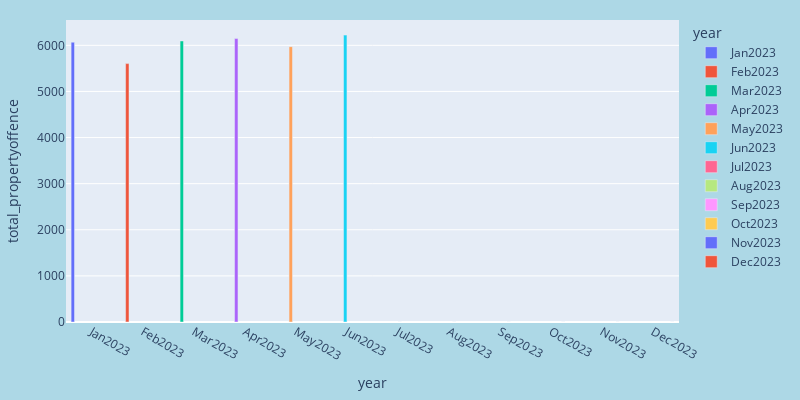

The code cell stored with this chart in its notebook:
### Code cell
fig = px.bar(sumoffences_month2023, x="year", y="total_propertyoffence", color="year", barmode = "group", width=800, height=400)
fig.update_layout(
    margin=dict(l=20, r=20, t=20, b=20),
    paper_bgcolor="LightBlue",
)
fig.show()

### Figure 1 — Plotly figure (JSON) as saved in the notebook; plotly's stock layout.template omitted (floating-point values rounded to 4 significant figures)
{"data": [{"alignmentgroup": "True", "hovertemplate": "year=%{x}<br>total_propertyoffence=%{y}<extra></extra>", "legendgroup": "Jan2023", "marker": {"color": "#636efa", "pattern": {"shape": ""}}, "name": "Jan2023", "offsetgroup": "Jan2023", "orientation": "v", "showlegend": true, "textposition": "auto", "type": "bar", "x": ["Jan2023"], "xaxis": "x", "y": [6068], "yaxis": "y"}, {"alignmentgroup": "True", "hovertemplate": "year=%{x}<br>total_propertyoffence=%{y}<extra></extra>", "legendgroup": "Feb2023", "marker": {"color": "#EF553B", "pattern": {"shape": ""}}, "name": "Feb2023", "offsetgroup": "Feb2023", "orientation": "v", "showlegend": true, "textposition": "auto", "type": "bar", "x": ["Feb2023"], "xaxis": "x", "y": [5604], "yaxis": "y"}, {"alignmentgroup": "True", "hovertemplate": "year=%{x}<br>total_propertyoffence=%{y}<extra></extra>", "legendgroup": "Mar2023", "marker": {"color": "#00cc96", "pattern": {"shape": ""}}, "name": "Mar2023", "offsetgroup": "Mar2023", "orientation": "v", "showlegend": true, "textposition": "auto", "type": "bar", "x": ["Mar2023"], "xaxis": "x", "y": [6095], "yaxis": "y"}, {"alignmentgroup": "True", "hovertemplate": "year=%{x}<br>total_propertyoffence=%{y}<extra></extra>", "legendgroup": "Apr2023", "marker": {"color": "#ab63fa", "pattern": {"shape": ""}}, "name": "Apr2023", "offsetgroup": "Apr2023", "orientation": "v", "showlegend": true, "textposition": "auto", "type": "bar", "x": ["Apr2023"], "xaxis": "x", "y": [6147], "yaxis": "y"}, {"alignmentgroup": "True", "hovertemplate": "year=%{x}<br>total_propertyoffence=%{y}<extra></extra>", "legendgroup": "May2023", "marker": {"color": "#FFA15A", "pattern": {"shape": ""}}, "name": "May2023", "offsetgroup": "May2023", "orientation": "v", "showlegend": true, "textposition": "auto", "type": "bar", "x": ["May2023"], "xaxis": "x", "y": [5972], "yaxis": "y"}, {"alignmentgroup": "True", "hovertemplate": "year=%{x}<br>total_propertyoffence=%{y}<extra></extra>", "legendgroup": "Jun2023", "marker": {"color": "#19d3f3", "pattern": {"shape": ""}}, "name": "Jun2023", "offsetgroup": "Jun2023", "orientation": "v", "showlegend": true, "textposition": "auto", "type": "bar", "x": ["Jun2023"], "xaxis": "x", "y": [6222], "yaxis": "y"}, {"alignmentgroup": "True", "hovertemplate": "year=%{x}<br>total_propertyoffence=%{y}<extra></extra>", "legendgroup": "Jul2023", "marker": {"color": "#FF6692", "pattern": {"shape": ""}}, "name": "Jul2023", "offsetgroup": "Jul2023", "orientation": "v", "showlegend": true, "textposition": "auto", "type": "bar", "x": ["Jul2023"], "xaxis": "x", "y": [0], "yaxis": "y"}, {"alignmentgroup": "True", "hovertemplate": "year=%{x}<br>total_propertyoffence=%{y}<extra></extra>", "legendgroup": "Aug2023", "marker": {"color": "#B6E880", "pattern": {"shape": ""}}, "name": "Aug2023", "offsetgroup": "Aug2023", "orientation": "v", "showlegend": true, "textposition": "auto", "type": "bar", "x": ["Aug2023"], "xaxis": "x", "y": [0], "yaxis": "y"}, {"alignmentgroup": "True", "hovertemplate": "year=%{x}<br>total_propertyoffence=%{y}<extra></extra>", "legendgroup": "Sep2023", "marker": {"color": "#FF97FF", "pattern": {"shape": ""}}, "name": "Sep2023", "offsetgroup": "Sep2023", "orientation": "v", "showlegend": true, "textposition": "auto", "type": "bar", "x": ["Sep2023"], "xaxis": "x", "y": [0], "yaxis": "y"}, {"alignmentgroup": "True", "hovertemplate": "year=%{x}<br>total_propertyoffence=%{y}<extra></extra>", "legendgroup": "Oct2023", "marker": {"color": "#FECB52", "pattern": {"shape": ""}}, "name": "Oct2023", "offsetgroup": "Oct2023", "orientation": "v", "showlegend": true, "textposition": "auto", "type": "bar", "x": ["Oct2023"], "xaxis": "x", "y": [0], "yaxis": "y"}, {"alignmentgroup": "True", "hovertemplate": "year=%{x}<br>total_propertyoffence=%{y}<extra></extra>", "legendgroup": "Nov2023", "marker": {"color": "#636efa", "pattern": {"shape": ""}}, "name": "Nov2023", "offsetgroup": "Nov2023", "orientation": "v", "showlegend": true, "textposition": "auto", "type": "bar", "x": ["Nov2023"], "xaxis": "x", "y": [0], "yaxis": "y"}, {"alignmentgroup": "True", "hovertemplate": "year=%{x}<br>total_propertyoffence=%{y}<extra></extra>", "legendgroup": "Dec2023", "marker": {"color": "#EF553B", "pattern": {"shape": ""}}, "name": "Dec2023", "offsetgroup": "Dec2023", "orientation": "v", "showlegend": true, "textposition": "auto", "type": "bar", "x": ["Dec2023"], "xaxis": "x", "y": [0], "yaxis": "y"}], "layout": {"barmode": "group", "height": 400, "legend": {"title": {"text": "year"}, "tracegroupgap": 0}, "margin": {"b": 20, "l": 20, "r": 20, "t": 20}, "paper_bgcolor": "LightBlue", "width": 800, "xaxis": {"anchor": "y", "categoryarray": ["Jan2023", "Feb2023", "Mar2023", "Apr2023", "May2023", "Jun2023", "Jul2023", "Aug2023", "Sep2023", "Oct2023", "Nov2023", "Dec2023"], "categoryorder": "array", "domain": [0, 1], "title": {"text": "year"}}, "yaxis": {"anchor": "x", "domain": [0, 1], "title": {"text": "total_propertyoffence"}}}}
